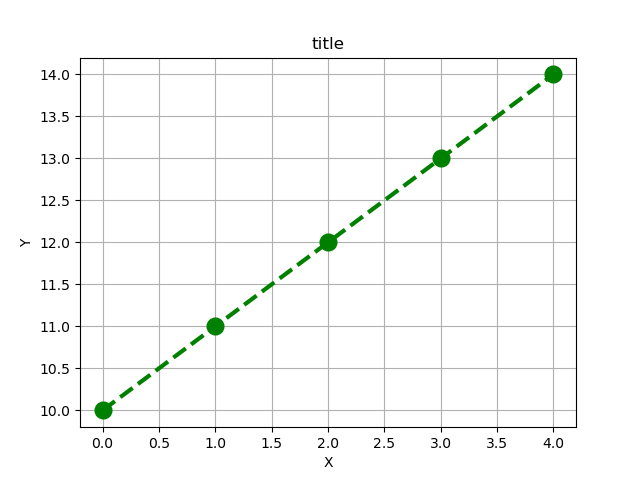

Write Python code to recreate this figure.
""" p5_11.py """

import matplotlib.pyplot as plt

pt_x = [0, 1, 2, 3, 4]
pt_y = [10, 11, 12, 13, 14]

fig, ax = plt.subplots()
ax.plot(pt_x, pt_y, 'go--', linewidth=3, markersize=12)
ax.set_title("title")
ax.set_xlabel("X")
ax.set_ylabel("Y")
ax.grid(True)
# plt.show()
plt.savefig("p5_11.png")
